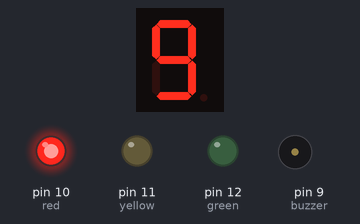
Bench run of a sketch on a simulated Arduino Uno, built with avr-gcc and run on an emulated ATmega328P. Parts: 1-digit seven-segment display, output pins drawn as LEDs (lit = HIGH), buzzer (waves = sounding). Wiring (inferred from the names in the program): 1-digit 7-segment display, segments lit when HIGH: segments pin 8, pin 7, pin 6, pin 5, pin 4, pin 3, pin 2. The segment pins are drawn as the display they are named for; pins used as bus, display or sensor lines are not drawn.

Above: at 0.1 s.
At 5.1 s:
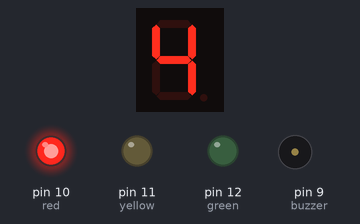
At 12.1 s:
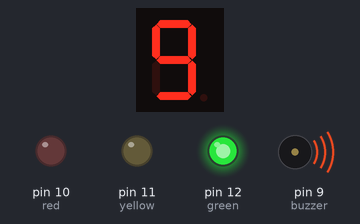
At 17.1 s:
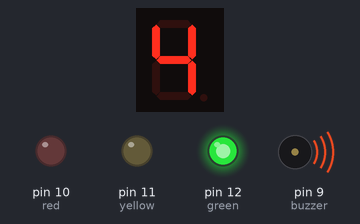
At 24.1 s:
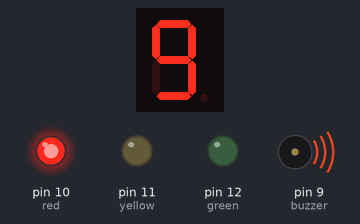
At 39.1 s:
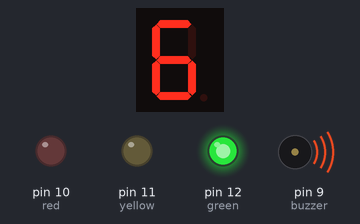
Timing chart, 0 to 40.0 s (numbered marks = the images above):
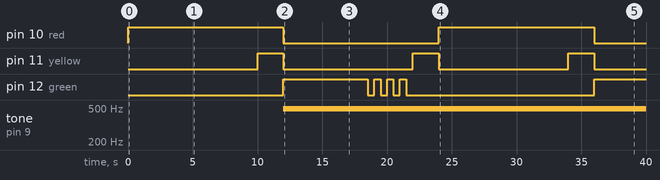

Measured:
- by itself, pin 10 (red): alternates HIGH for 12.0 s and LOW for 12.0 s
- by itself, pin 11 (yellow): alternates HIGH for 2.0 s and LOW for 10.0 s
- by itself, pin 12 (green): goes HIGH 6.5 s, 3 × (LOW 0.50 s, HIGH 0.50 s), LOW 14.5 s, then HIGH
- by itself, tone on pin 9 (buzzer): silent → 490 Hz at 12.0 s
- what the display in image 1 shows lasts 1.0 s, from 5.0 s to 6.0 s

The sketch:

SwetoforTime.ino
```cpp
#define A 8
#define B 7
#define C 6
#define D 5
#define E 4
#define F 3
#define G 2

int red = 10;
int yellow = 11;
int green = 12;
bool i = 1;
int buzzer = 9;

void setup() {
  pinMode(A, OUTPUT);
  pinMode(B, OUTPUT);
  pinMode(C, OUTPUT);
  pinMode(D, OUTPUT);
  pinMode(E, OUTPUT);
  pinMode(F, OUTPUT);
  pinMode(G, OUTPUT);
  pinMode(red, OUTPUT);
  pinMode(yellow, OUTPUT);
  pinMode(green, OUTPUT);
  clearNum();
}

void loop() {
  if (i == 1){digitalWrite(red, HIGH); i = !i;}
  else {digitalWrite(green, HIGH); analogWrite(buzzer,10); i = !i;}
  timeLow();
  num3(); if (i){analogWrite(buzzer,10);}; delay(500);
  clearNum(); delay(500);
  num2(); if (i){digitalWrite(green, HIGH); analogWrite(buzzer,10);} delay(500);
  clearNum(); delay(500);
  num1(); if (i){digitalWrite(green, HIGH); analogWrite(buzzer,10);} delay(500);
  clearNum(); delay(500);
  num0(); if (i){digitalWrite(green, HIGH); analogWrite(buzzer,10);} delay(500);
  clearNum(); delay(500);
  digitalWrite(yellow, HIGH);
  delay(2000);
  digitalWrite(red, LOW);
  digitalWrite(yellow, LOW);

}

void timeLow(){
  num9(); delay(1000);
  num8(); if (i){analogWrite(buzzer,0);}; delay(1000);
  num7(); if (i){analogWrite(buzzer,10);}; delay(1000);
  num6(); if (i){analogWrite(buzzer,0);}; delay(1000);
  num5(); if (i){analogWrite(buzzer,10);}; delay(1000);
  num4(); if (i){analogWrite(buzzer,0);}; delay(1000);
}

void clearNum(){
  digitalWrite(A, LOW);
  digitalWrite(B, LOW);
  digitalWrite(C, LOW);
  digitalWrite(D, LOW);
  digitalWrite(E, LOW);
  digitalWrite(F, LOW);
  digitalWrite(G, LOW);
  digitalWrite(green, LOW);
  analogWrite(buzzer,0);
}

void num1(){
  digitalWrite(A, LOW);
  digitalWrite(B, HIGH);
  digitalWrite(C, HIGH);
  digitalWrite(D, LOW);
  digitalWrite(E, LOW);
  digitalWrite(F, LOW);
  digitalWrite(G, LOW);
}

void num2(){
  digitalWrite(A, HIGH);
  digitalWrite(B, HIGH);
  digitalWrite(C, LOW);
  digitalWrite(D, HIGH);
  digitalWrite(E, HIGH);
  digitalWrite(F, LOW);
  digitalWrite(G, HIGH);
}

void num3(){
  digitalWrite(A, HIGH);
  digitalWrite(B, HIGH);
  digitalWrite(C, HIGH);
  digitalWrite(D, HIGH);
  digitalWrite(E, LOW);
  digitalWrite(F, LOW);
  digitalWrite(G, HIGH);
}

void num4(){
  digitalWrite(A, LOW);
  digitalWrite(B, HIGH);
  digitalWrite(C, HIGH);
  digitalWrite(D, LOW);
  digitalWrite(E, LOW);
  digitalWrite(F, HIGH);
  digitalWrite(G, HIGH);
}

void num5(){
  digitalWrite(A, HIGH);
  digitalWrite(B, LOW);
  digitalWrite(C, HIGH);
  digitalWrite(D, HIGH);
  digitalWrite(E, LOW);
  digitalWrite(F, HIGH);
  digitalWrite(G, HIGH);
}

void num6(){
  digitalWrite(A, HIGH);
  digitalWrite(B, LOW);
  digitalWrite(C, HIGH);
  digitalWrite(D, HIGH);
  digitalWrite(E, HIGH);
  digitalWrite(F, HIGH);
  digitalWrite(G, HIGH);
}

void num7(){
  digitalWrite(A, HIGH);
  digitalWrite(B, HIGH);
  digitalWrite(C, HIGH);
  digitalWrite(D, LOW);
  digitalWrite(E, LOW);
  digitalWrite(F, LOW);
  digitalWrite(G, LOW);
}

void num8(){
  digitalWrite(A, HIGH);
  digitalWrite(B, HIGH);
  digitalWrite(C, HIGH);
  digitalWrite(D, HIGH);
  digitalWrite(E, HIGH);
  digitalWrite(F, HIGH);
  digitalWrite(G, HIGH);
}

void num9(){
  digitalWrite(A, HIGH);
  digitalWrite(B, HIGH);
  digitalWrite(C, HIGH);
  digitalWrite(D, HIGH);
  digitalWrite(E, LOW);
  digitalWrite(F, HIGH);
  digitalWrite(G, HIGH);
}

void num0(){
  digitalWrite(A, HIGH);
  digitalWrite(B, HIGH);
  digitalWrite(C, HIGH);
  digitalWrite(D, HIGH);
  digitalWrite(E, HIGH);
  digitalWrite(F, HIGH);
  digitalWrite(G, LOW);
}
```
